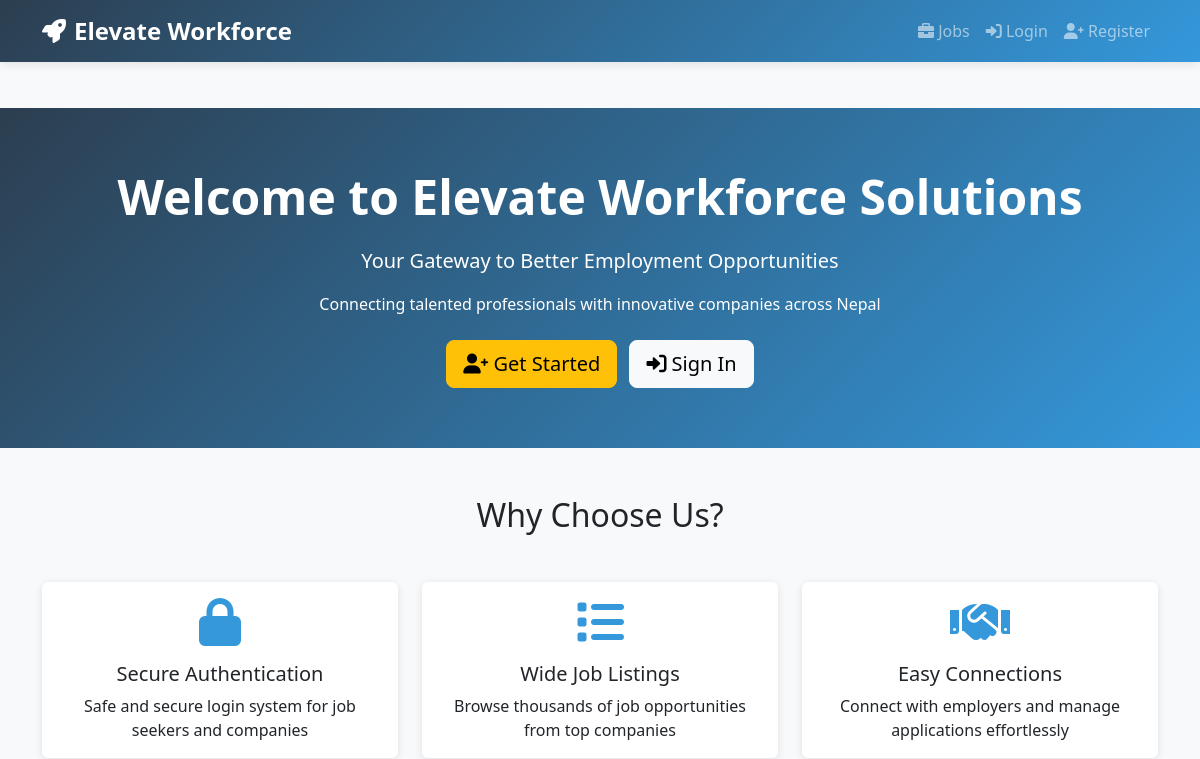
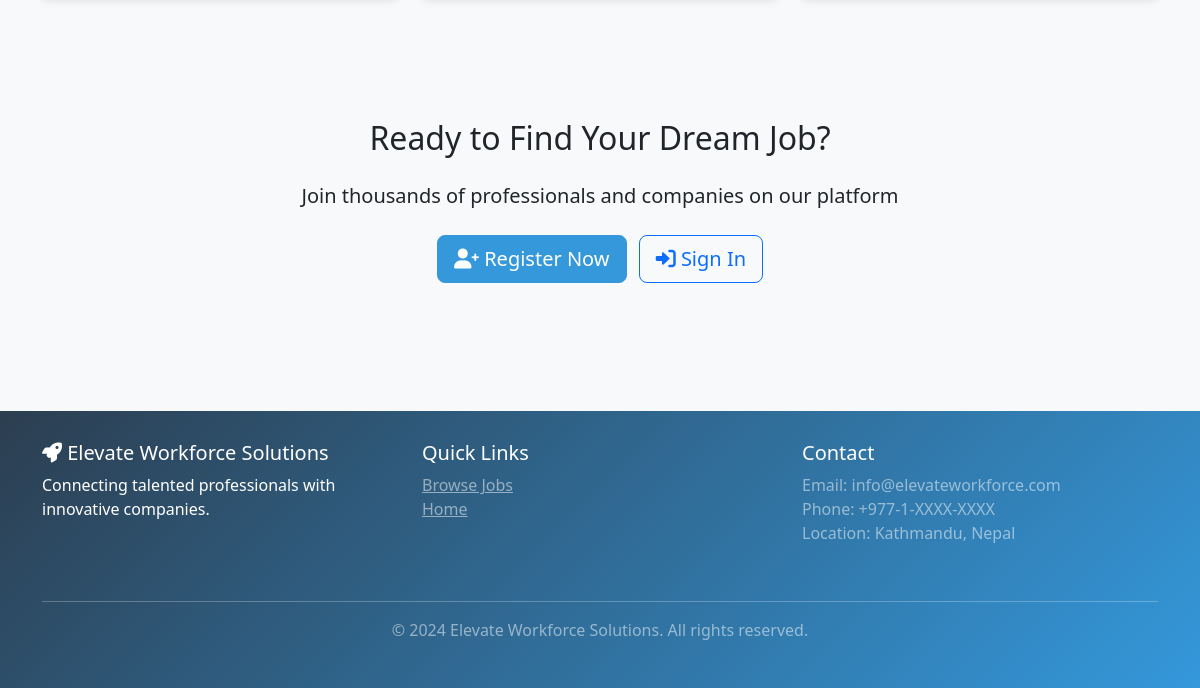
Before: / with the older database file (2 pictures, top to bottom).
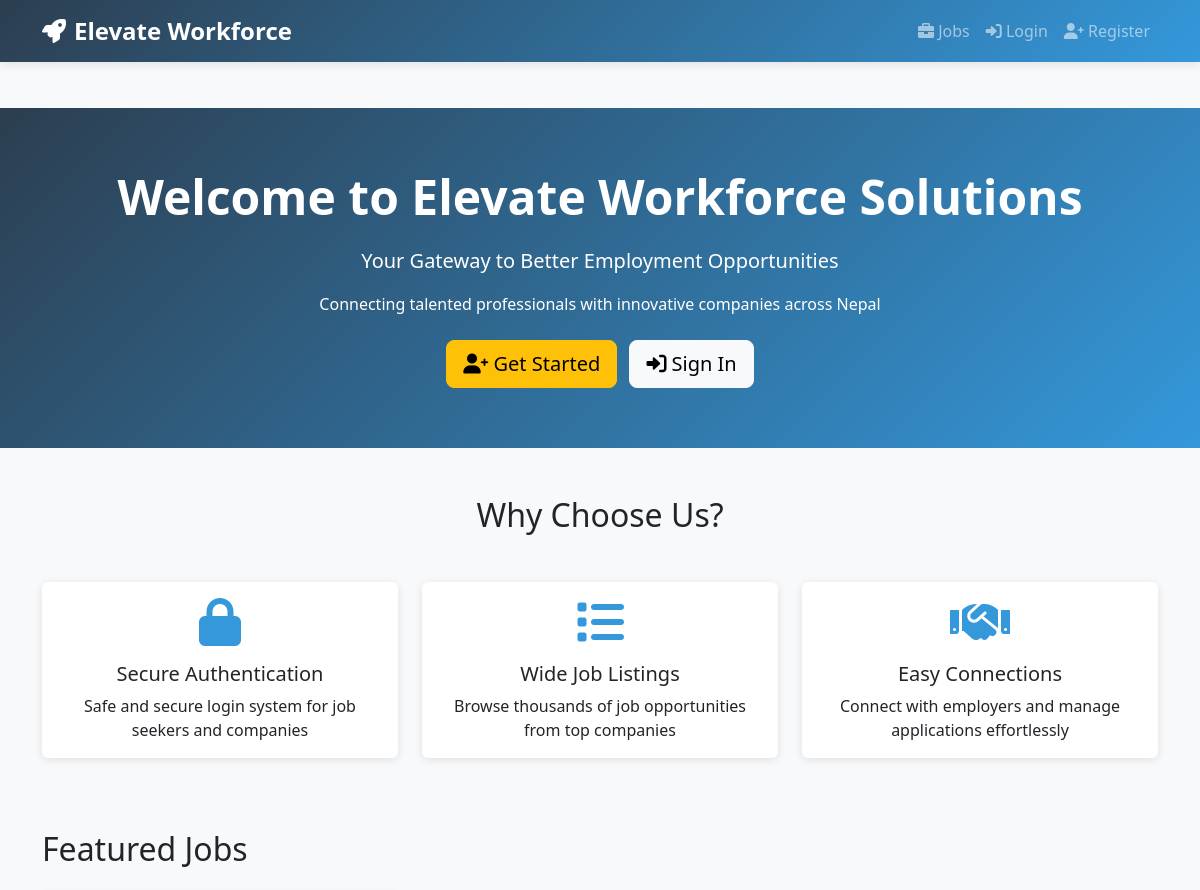
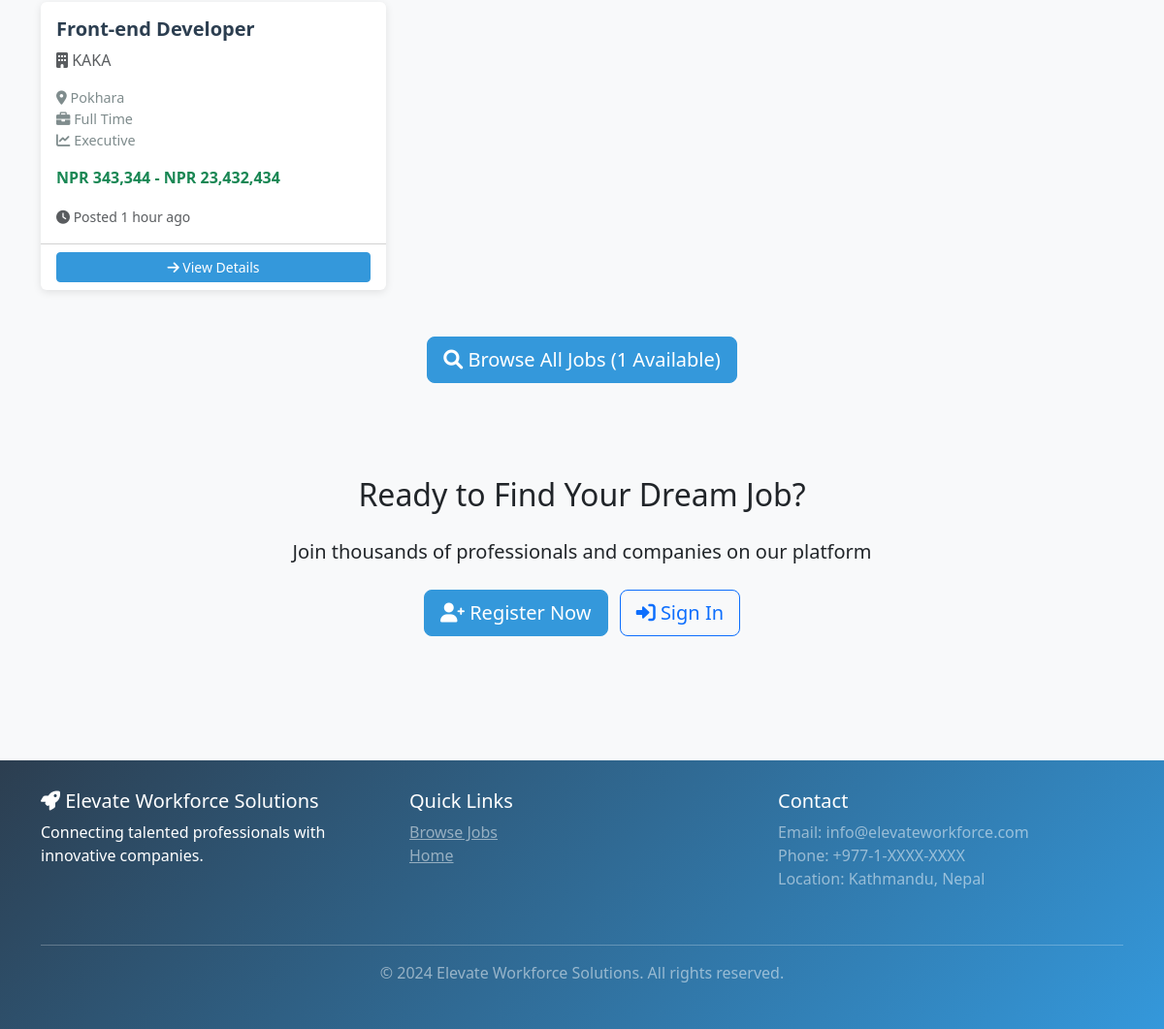
After: the same page with the newer database file (2 pictures, top to bottom).
### jobs/models.py (models this page shows, shortened)
class Job(models.Model):
    JOB_TYPE_CHOICES = (
        ('full_time', 'Full Time'),
        ('part_time', 'Part Time'),
        ('contract', 'Contract'),
        ('internship', 'Internship'),
    )
    EXPERIENCE_LEVEL_CHOICES = (
        ('entry', 'Entry Level'),
        ('mid', 'Mid Level'),
        ('senior', 'Senior'),
        ('executive', 'Executive'),
    )
    company = models.ForeignKey(Company, on_delete=models.CASCADE, related_name='jobs')
    title = models.CharField(max_length=255)
    description = models.TextField()
    requirements = models.TextField(help_text="Enter requirements separated by newlines")
    location = models.CharField(max_length=255)
    salary_min = models.DecimalField(max_digits=10, decimal_places=2, blank=True, null=True)
    salary_max = models.DecimalField(max_digits=10, decimal_places=2, blank=True, null=True)
    job_type = models.CharField(max_length=20, choices=JOB_TYPE_CHOICES)
    experience_level = models.CharField(max_length=20, choices=EXPERIENCE_LEVEL_CHOICES)
    is_active = models.BooleanField(default=True)
    posted_at = models.DateTimeField(auto_now_add=True)
    updated_at = models.DateTimeField(auto_now=True)
    deadline = models.DateTimeField(blank=True, null=True)
    total_positions = models.IntegerField(default=1)
    class Meta:
        db_table = 'jobs'
        verbose_name_plural = 'Jobs'
        ordering = ['-posted_at']
        indexes = [
            models.Index(fields=['company', 'is_active']),
            models.Index(fields=['job_type']),
        ]
    def get_salary_range(self):
        if self.salary_min and self.salary_max:
            return f"NPR {self.salary_min:,.0f} - NPR {self.salary_max:,.0f}"
        elif self.salary_min:
            return f"From NPR {self.salary_min:,.0f}"
        elif self.salary_max:
            return f"Up to NPR {self.salary_max:,.0f}"
        return "Salary Not Specified"

### companies/models.py (models this page shows, shortened)
class Company(models.Model):
    COMPANY_STATUS_CHOICES = (
        ('active', 'Active'),
        ('inactive', 'Inactive'),
        ('suspended', 'Suspended'),
    )
    user = models.OneToOneField(User, on_delete=models.CASCADE, related_name='company_profile')
    company_name = models.CharField(max_length=255, unique=True)
    description = models.TextField()
    website = models.URLField(blank=True, null=True)
    industry = models.CharField(max_length=100)
    location = models.CharField(max_length=255)
    company_size = models.CharField(max_length=50, blank=True, null=True)
    logo = models.ImageField(upload_to='company_logos/', blank=True, null=True)
    status = models.CharField(max_length=20, choices=COMPANY_STATUS_CHOICES, default='active')
    verified = models.BooleanField(default=False)
    created_at = models.DateTimeField(auto_now_add=True)
    updated_at = models.DateTimeField(auto_now=True)
    class Meta:
        db_table = 'companies'
        verbose_name_plural = 'Companies'
        ordering = ['-created_at']

### JobPortal/views.py (the view)
# urls.py: 2. Add a URL to urlpatterns:  path('', views.home, name='home')
def home(request):
    featured_jobs = Job.objects.filter(is_active=True).order_by('-posted_at')[:6]
    total_jobs = Job.objects.filter(is_active=True).count()
    context = {
        'featured_jobs': featured_jobs,
        'total_jobs': total_jobs,
    }
    return render(request, 'home.html', context)

### templates/home.html (shortened to what the changed rows need)
{% extends "base.html" %}
{% block content %}
<div class="hero-section">
    <div class="container">
        <h1>Welcome to Elevate Workforce Solutions</h1>
    </div>
</div>
<div class="container my-5">
    <h2 class="text-center mb-5">Why Choose Us?</h2>
</div>
{% if featured_jobs %}
<div class="container my-5">
    <h2 class="mb-4">Featured Jobs</h2>
    <div class="row">
        {% for job in featured_jobs %}
        <div class="col-md-6 col-lg-4 mb-4">
            <div class="card job-card h-100" onclick="window.location='{% url 'jobs:job_detail' job.pk %}'">
                <div class="card-body">
                    <h5 class="card-title">{{ job.title }}</h5>
                    <p class="card-text text-muted">
                        <i class="fas fa-building"></i> {{ job.company.company_name }}
                    </p>
                    <p class="job-meta">
                        <i class="fas fa-map-marker-alt"></i> {{ job.location }}<br>
                        <i class="fas fa-briefcase"></i> {{ job.get_job_type_display }}<br>
                        <i class="fas fa-chart-line"></i> {{ job.get_experience_level_display }}
                    </p>
                    {% if job.salary_min and job.salary_max %}
                    <p class="card-text fw-bold text-success">
                        {{ job.get_salary_range }}
                    </p>
                    {% endif %}
                    <div class="mt-3">
                        <small class="text-muted">
                            <i class="fas fa-clock"></i> Posted {{ job.posted_at|timesince }} ago
                        </small>
                    </div>
                </div>
                <div class="card-footer bg-transparent">
                    <a href="{% url 'jobs:job_detail' job.pk %}" class="btn btn-sm btn-primary w-100">
                        <i class="fas fa-arrow-right"></i> View Details
                    </a>
                </div>
            </div>
        </div>
        {% endfor %}
    </div>
    <div class="text-center mt-4">
        <a href="{% url 'jobs:job_list' %}" class="btn btn-primary btn-lg">
            <i class="fas fa-search"></i> Browse All Jobs ({{ total_jobs }} Available)
        </a>
    </div>
</div>
{% endif %}
<div class="bg-light py-5">
    <div class="container text-center">
        <h2 class="mb-4">Ready to Find Your Dream Job?</h2>
    </div>
</div>
{% endblock %}

Changed rows visible on the page:
added Job: title "Front-end Developer", company.company_name "KAKA", location "Pokhara", job_type "Full Time", experience_level "Executive", get_salary_range "NPR 343,344 - NPR 23,432,434", posted_at "1 hour"
Other visible differences:
{{ total_jobs }}: (not shown) → "1"
text now shown: "Featured Jobs Browse All Jobs ( Available)"
